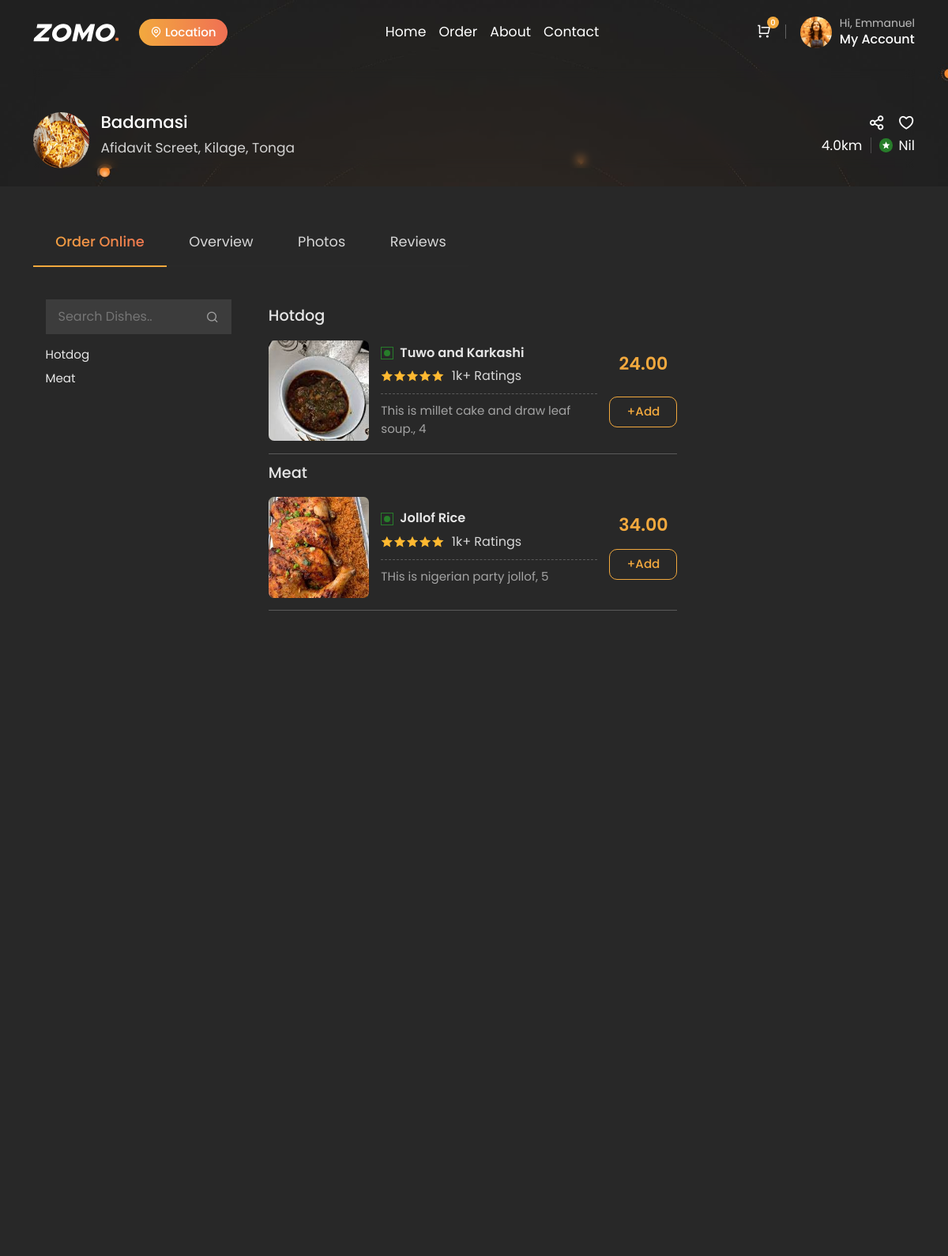
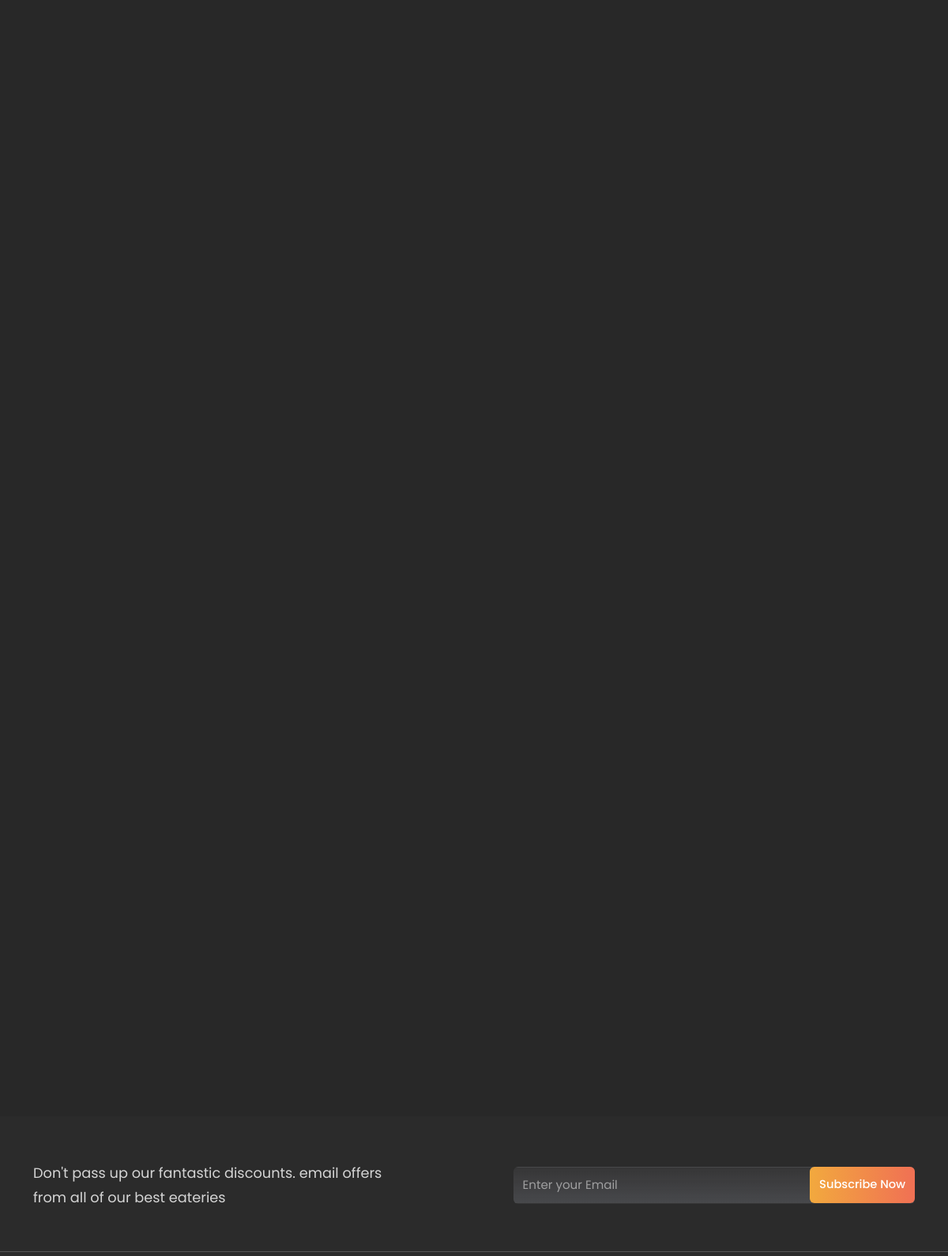
/menu-listing/1/ (signed in, upper part), run on an earlier commit of the app's database (2 pictures, top to bottom).
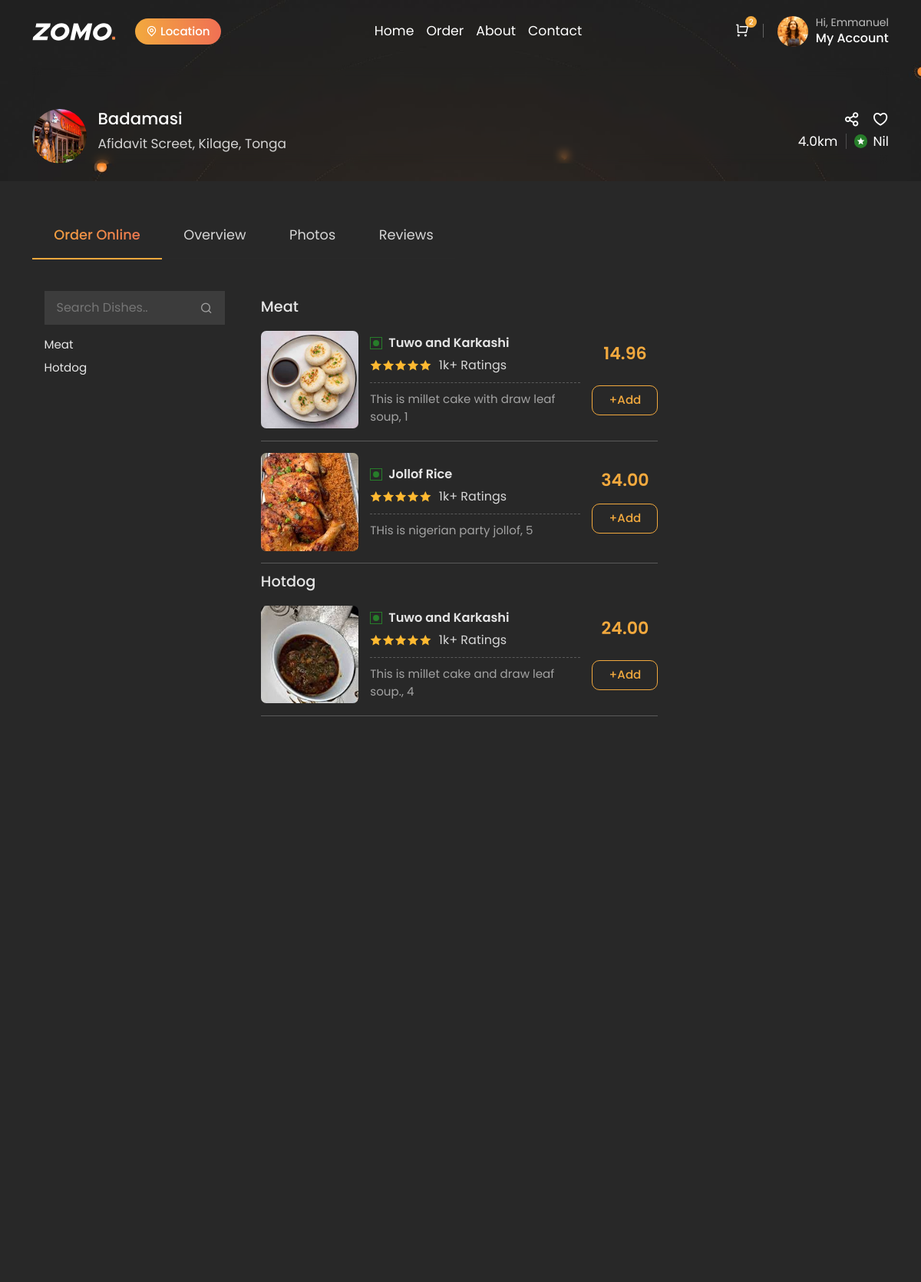
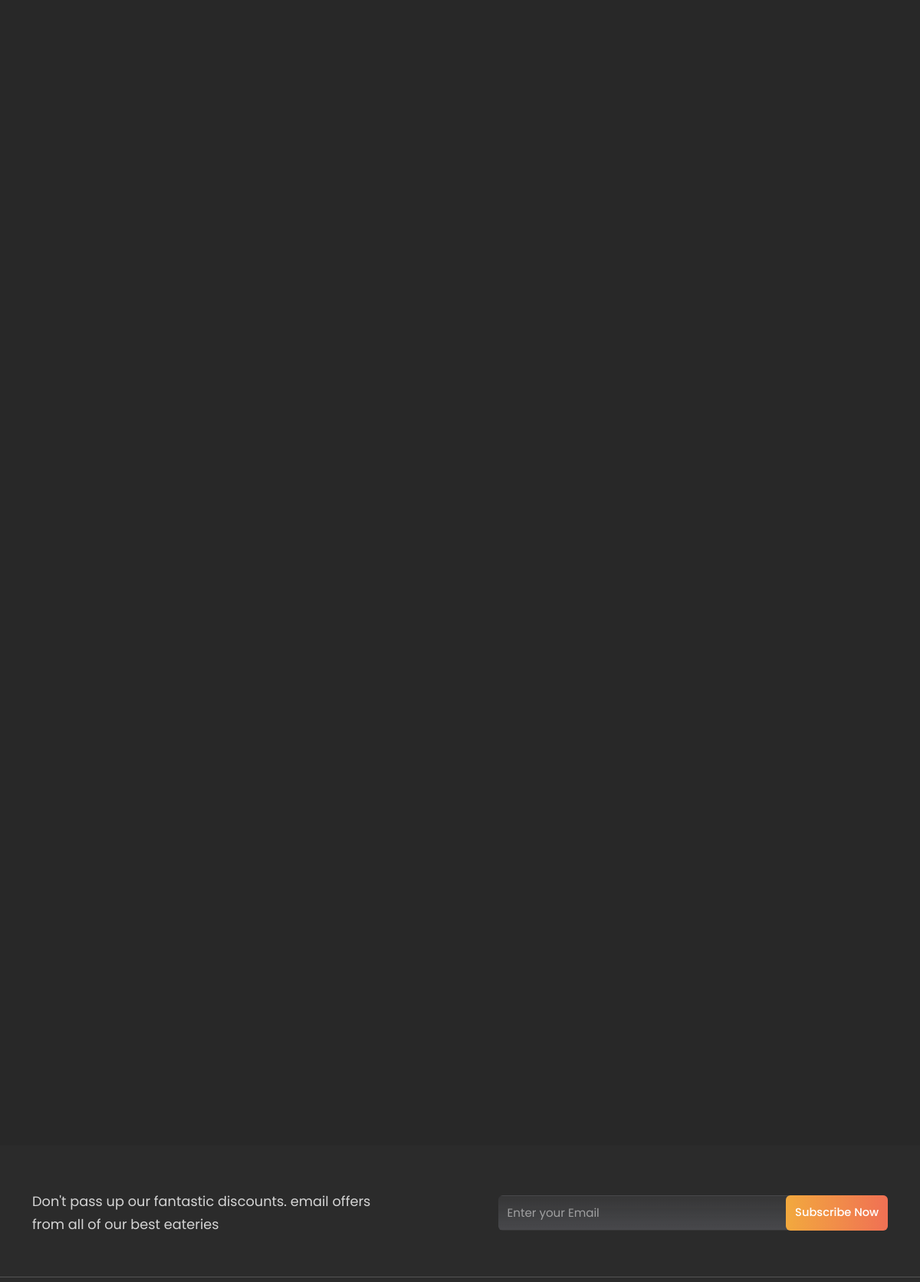
And on a later commit of the database (2 pictures, top to bottom).
### customer/models.py (models this page shows, shortened)
class Cart(models.Model):
    user = models.OneToOneField(settings.AUTH_USER_MODEL, on_delete=models.CASCADE, null=True, blank=True)
    created_at = models.DateTimeField(auto_now_add=True)
    updated_at = models.DateTimeField(auto_now=True)  # Automatically updates to current time when object is saved
    STATUS_CHOICES = (
        ('active', 'Active'),
        ('completed', 'Completed'),
        ('cancelled', 'Cancelled'),
    )
    status = models.CharField(max_length=10, choices=STATUS_CHOICES, default='active')
    def total_price(self):
        return sum(item.total_price() for item in self.cart_items.all())

### restaurant/models.py (models this page shows, shortened)
class Category(models.Model):
    name = models.CharField(max_length=100)

class MenuItem(models.Model):
    restaurant = models.ForeignKey(Restaurant, on_delete=models.CASCADE, related_name='menu_items', null=True, blank=True)
    menu = models.ForeignKey(Menu, on_delete=models.CASCADE, related_name='menu_items', null=True, blank=True)
    name = models.CharField(max_length=100)
    description = models.TextField()
    price = models.DecimalField(max_digits=6, decimal_places=2)
    image = models.ImageField(upload_to='menu_items/')
    is_available = models.BooleanField(default=True)
    category = models.ForeignKey('Category', on_delete=models.SET_NULL, null=True, related_name='menu_items')
    menu_item_id = models.AutoField(primary_key=True)
    preparation_time = models.IntegerField(default=30)

class Restaurant(models.Model):
    name = models.CharField(max_length=100)
    description = models.TextField()
    address = models.ForeignKey('RestaurantAddress', on_delete=models.SET_NULL, null=True, related_name='restaurants', blank=True)
    phone = models.CharField(max_length=20)
    owner = models.ForeignKey(settings.AUTH_USER_MODEL, on_delete=models.CASCADE, related_name='restaurants', null=True, blank=True)
    image = models.ImageField(upload_to='restaurants/', null=True, blank=True)
    rating = models.DecimalField(max_digits=3, decimal_places=2, default=0)
    delivery_time = models.IntegerField(default=30)
    is_open = models.BooleanField(default=True)
    average_cost = models.DecimalField(max_digits=6, decimal_places=2, default=0)

class RestaurantAddress(models.Model):
    restaurant_related = models.ForeignKey(Restaurant, on_delete=models.CASCADE, related_name='restaurant_addresses', null=True, blank=True)
    country = models.CharField(max_length=100)
    state = models.CharField(max_length=100)
    city = models.CharField(max_length=100)
    street = models.CharField(max_length=100)
    zip_code = models.CharField(max_length=10, blank=True, null=True, default='')

### customer/views.py (the view)
# urls.py: path('menu-listing/<int:restaurant_id>/', views.menu_listing, name='menu-listing'),
@login_required
def menu_listing(request, restaurant_id):
    categories_with_items = Category.objects.filter(
        menu_items__isnull=False, menu_items__menu__restaurant_id=restaurant_id
    ).distinct()
    restaurant = get_object_or_404(Restaurant, pk=restaurant_id)
    menu_items = MenuItem.objects.filter(menu__restaurant=restaurant)
    context = {
        'restaurant': restaurant,
        'menu_items': menu_items,
        'category': categories_with_items,
        **cart_content(request),  # Merging cart context with the current context
    }
    return render(request, 'customer/menu-listing.html', context)

### customer/models.py (called while the page is built)
    def total_price(self):
        return self.quantity * self.price  # Use the stored price instead of the menu item's current price

### customer/views.py (called while the page is built)
def cart_content(request):
    context = {}
    if request.user.is_authenticated:
        cart, created = Cart.objects.get_or_create(user=request.user)
        cart_items = cart.cart_items.all()
        total_price = cart.total_price()
        context = {'cart_items': cart_items, 'total_price': total_price}
    return context

### customer/templates/customer/menu-listing.html (shortened to what the changed rows need)
{%extends "customer/base.html"%}
{%load static%}
{%block content%}
    <section class="product-banner-section">
        <div class="container">
            <div class="restaurant-box">
                <div class="restaurant-image">
                    {%if restaurant.image%}
                    <img class="img-fluid img" src="{{restaurant.image.url}}" alt="brand">
                    {%else%}
                    <img class="img-fluid img" src="{% static 'customer/assets/images/product/vp-1.png' %}" alt="brand">
                    {%endif%}
                </div>
                <div class="restaurant-details">
                    <div class="d-flex align-items-center justify-content-between flex-wrap gap-3">
                        <div>
                            <h2 class="restaurant-name">
                                {{restaurant.name}}
                            </h2>
                            <h4 class="restaurant-place">{{restaurant.address.street}}, {{restaurant.address.city}}, {{restaurant.address.country}} </h4>
                        </div>
                    </div>
                </div>
            </div>
        </div>
    </section>
    <section class="tab-details-section section-b-space">
        <div class="container">
            <div class="category-detail-tab">
                <div class="row g-4">
                    <div class="col-lg-9">
                        <div class="tab-content product-details-content" id="myTabContent">
                            <div class="tab-pane fade show active" id="online" role="tabpanel" tabindex="0">
                                <div class="row g-lg-3 g-2">
                                    <div class="col-lg-4">
                                        <div class="product-sidebar sticky-top">
                                            <nav id="navbar" class="product-items pb-0">
                                                <ul class="nav nav-pills">
                                                    {% for category in category %}
                                                    <li>
                                                        <a class="nav-link" href="#item-{{category.id}}">{{category.name}}</a>
                                                    </li>
                                                    {% endfor %}
                                                </ul>
                                            </nav>
                                        </div>
                                    </div>
                                    <div class="col-lg-8">
                                        <div class="product-box-section section-b-space">
                                            <div data-bs-spy="scroll" data-bs-target="#navbar"data-bs-smooth-scroll="true" class="scrollspy-example-2" tabindex="0">
                                                <div class="product-details-box-list">
                                                   {% for category in category %}
                                                    <div class="product-details-box-title">
                                                        {{category.name}}
                                                    {% for menu_item in menu_items %}
                                                    {% if menu_item.category == category %}
                                                    <div id="item-{{category.id}}">
                                                        <div class="product-details-box">
                                                            <div class="product-img">
                                                                <img class="img-fluid img"
                                                                    src="{{menu_item.image.url}}" alt="rp1">
                                                            </div>
                                                            <div class="product-content">
                                                                <div class="description d-flex align-items-center justify-content-between">
                                                                    <div>
                                                                        <div class="d-flex align-items-center gap-2">
                                                                            <img class="img-fluid"
                                                                                src="{% static 'customer/assets/images/svg/veg.svg' %}" alt="non-veg">
                                                                            <h6 class="product-name">
                                                                                {{menu_item.name}}
                                                                            </h6>
                                                                        </div>
                                                                        <div class="rating-section">
                                                                            <ul class="rating-star">
                                                                                <li>
                                                                                    <i class="ri-star-fill star"></i>
                                                                                </li>
                                                                                <li>
                                                                                    <i class="ri-star-fill star"></i>
                                                                                </li>
                                                                                <li>
                                                                                    <i class="ri-star-fill star"></i>
                                                                                </li>
                                                                                <li>
                                                                                    <i class="ri-star-fill star"></i>
                                                                                </li>
                                                                                <li>
                                                                                    <i class="ri-star-fill star"></i>
                                                                                </li>
                                                                            </ul>
                                                                            <h6 class="rating-amount">
                                                                                1k+ Ratings
                                                                            </h6>
                                                                        </div>
                                                                        <p>
                                                                            {{menu_item.description}}, {{menu_item.menu_item_id}}
                                                                        </p>
                                                                    </div>
                                                                    <div class="product-box-price">
                                                                        <h2 class="theme-color fw-semibold">
                                                                             {{menu_item.price}} {% comment %}<span>/ <del>$60</del></span> {% endcomment %}
                                                                        </h2>
                                                                        <a href="#" class="add-to-cart-btn btn theme-outline add-btn mt-0" data-bs-toggle="modal" data-menu-item-id="{{ menu_item.menu_item_id }}">+Add</a>
                                                                    </div>
                                                                </div>
                                                            </div>
                                                        </div>
                                                    </div>
                                                    {% endif %}
                                                    {% endfor %}
                                                    {% endfor %}
                        </div>
                    </div>
                </div>
            </div>
        </div>
    </section>
{% endblock content%}

### customer/templates/customer/base.html (shortened to what the changed rows need)
{% load static %}
<!DOCTYPE html>
<html lang="en">
    <head>
        <link rel="stylesheet" type="text/css" id="rtl-link" href="{% static 'customer/assets/css/vendors/bootstrap.css' %}">
        <link rel="stylesheet" type="text/css" href="{% static 'customer/assets/css/vendors/swiper-bundle.min.css' %}">
        <link rel="stylesheet" type="text/css" href="{% static 'customer/assets/css/fancybox.css' %}">
        <link rel="stylesheet" type="text/css" href="{% static 'customer/assets/css/vendors/remixicon.css' %}">
        <link rel="stylesheet" id="change-link" type="text/css" href="{% static 'customer/assets/css/style.css' %}">
    </head>
    <body class="position-relative white-bg dark">
    <header>
        <div class="container">
            <nav class="navbar navbar-expand-lg p-0">
                <div class="nav-option order-md-2">
                    <div class="dropdown-button">
                        <div class="cart-button">
                            <span>{{cart_items.count}}</span>
                            <i class="ri-shopping-cart-line text-white cart-bag"></i>
                        </div>
                    </div>
                </div>
            </nav>
        </div>
    </header>
        {% block content %}
        {% endblock %}
</body>
</html>

What changed in the data, as far as the page shows it:
computed for Cart: count "0" → "2"
changed Restaurant "Badamasi": image: picture added
changed Category "Meat": gains MenuItem (image (picture), name "Tuwo and Karkashi", description "This is millet cake with draw leaf soup", menu_item_id "1", price "14.96"); moves up the list
